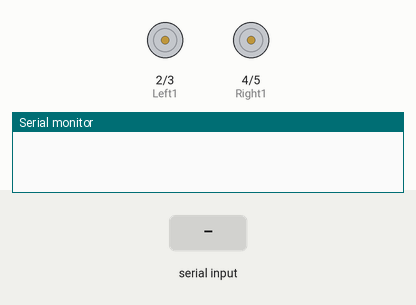
Recording of a sketch running on a simulated Arduino Uno, built with avr-gcc and run on an emulated ATmega328P. Parts: motor-driver pin pairs drawn as motors (green arrow = first pin HIGH = forward, orange = second pin HIGH = backward, longer = more drive), the last lines printed to the serial monitor. The inputs (shaded band) are chosen by the test bench.

Above: at 1.2 s.
1.3 s: "2" received over Serial
At 2.5 s:
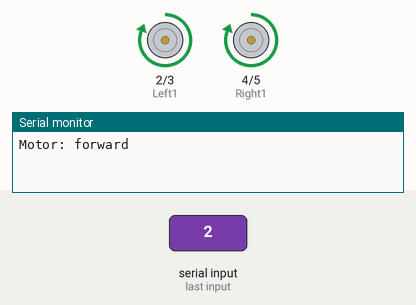
2.8 s: "8" received over Serial
At 3.7 s:
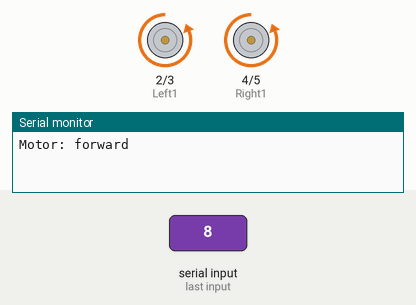
4.3 s: "6" received over Serial
At 4.8 s:
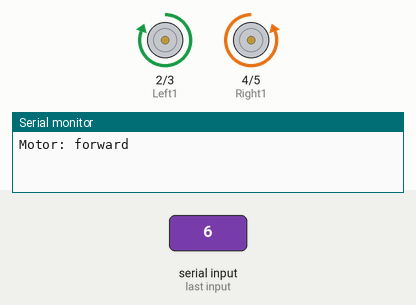
5.8 s: "4" received over Serial
At 7.0 s:
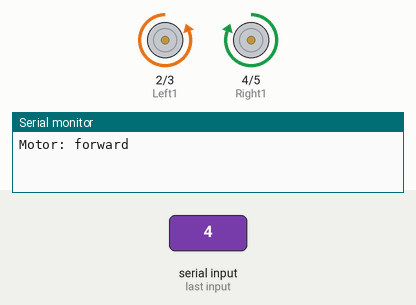
7.3 s: "5" received over Serial
At 8.3 s:
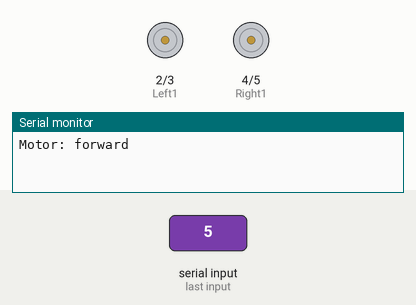
Timing chart, 0 to 9.8 s (numbered marks = the images above; inputs shaded):
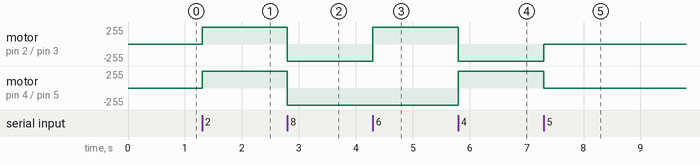

Measured:
- after the input at 1.3 s, motor on pin 2 (Left1) / pin 3 (Left2), motor on pin 4 (Right1) / pin 5 (Right2): stopped → forward 255/255 at once
- after the input at 2.8 s, motor on pin 2 (Left1) / pin 3 (Left2), motor on pin 4 (Right1) / pin 5 (Right2): forward 255/255 → backward 255/255 at once
- after the input at 4.3 s, motor on pin 2 (Left1) / pin 3 (Left2): backward 255/255 → forward 255/255 at once
- after the input at 5.8 s, motor on pin 2 (Left1) / pin 3 (Left2): forward 255/255 → backward 255/255 at once; motor on pin 4 (Right1) / pin 5 (Right2): backward 255/255 → forward 255/255 at once
- after the input at 7.3 s, motor on pin 2 (Left1) / pin 3 (Left2): backward 255/255 → stopped at once; motor on pin 4 (Right1) / pin 5 (Right2): forward 255/255 → stopped at once

The sketch:

ujijkiuukol8p_liuuk8olokyk87o.ino
```cpp
 int Left1 = 2;
 int Left2 = 3;

 int Right1 = 4;
 int Right2 = 5;

/* int backLeft1 = 6;
 int backLeft2 = 7;

 int backRight1 = 8;
 int backRight2 = 9;*/


// Lifter

 int leftSide1 = 6;
 int leftSide2 = 7;

 int rightSide1 = 8;
 int rightSide2 = 9;


int command;
int flag;

void setup()
{
	Serial.begin(9600);
	pinMode( Left1, OUTPUT);
	pinMode( Left2, OUTPUT);
	pinMode( Right1, OUTPUT);
	pinMode( Right2, OUTPUT);
	/*pinMode( backLeft1, OUTPUT);
	pinMode( backLeft2, OUTPUT);
	pinMode( backRight1, OUTPUT);
	pinMode( backRight2, OUTPUT);
	pinMode( leftSide1, OUTPUT);
	pinMode( leftSide2, OUTPUT);
	pinMode( rightSide1, OUTPUT);
	pinMode( rightSide2, OUTPUT);*/

}

void goForward()
{
	digitalWrite(Left1, HIGH);
	digitalWrite(Left2, LOW);
	digitalWrite(Right1, HIGH);
	digitalWrite(Right2, LOW);
	/*digitalWrite(backLeft1, HIGH);
	digitalWrite(backLeft2, LOW);
	digitalWrite(backRight1, HIGH);
	digitalWrite(backRight2, LOW);*/
}

void goBackward()
{
	digitalWrite(Left1, LOW);
	digitalWrite(Left2, HIGH);
	digitalWrite(Right1, LOW);
	digitalWrite(Right2, HIGH);
	/*digitalWrite(backLeft1, LOW);
	digitalWrite(backLeft2, HIGH);
	digitalWrite(backRight1, LOW);
	digitalWrite(backRight2, HIGH);*/
}

/*void goLeft()
{
	digitalWrite(frontLeft1, LOW);
	digitalWrite(frontLeft2, LOW);
	digitalWrite(frontRight1, HIGH);
	digitalWrite(frontRight2, LOW);
	digitalWrite(backLeft1, LOW);
	digitalWrite(backLeft2, LOW);
	digitalWrite(backRight1, HIGH);
	digitalWrite(backRight2, LOW);
}

void goRight()
{
	digitalWrite(frontLeft1, HIGH);
	digitalWrite(frontLeft2, LOW);
	digitalWrite(frontRight1, LOW);
	digitalWrite(frontRight2, LOW);
	digitalWrite(backLeft1, HIGH);
	digitalWrite(backLeft2, LOW);
	digitalWrite(backRight1, LOW);
	digitalWrite(backRight2, LOW);


}
*/
void cturn360()
{
	digitalWrite(Left1, HIGH);
	digitalWrite(Left2, LOW);
	digitalWrite(Right1, LOW);
	digitalWrite(Right2, HIGH);
	/*digitalWrite(backLeft1, HIGH);
	digitalWrite(backLeft2, LOW);
	digitalWrite(backRight1, LOW);
	digitalWrite(backRight2, HIGH);*/

}
void ccwturn360()
{
	digitalWrite(Left1, LOW);
	digitalWrite(Left2, HIGH);
	digitalWrite(Right1, HIGH);
	digitalWrite(Right2, LOW);
	/*digitalWrite(backLeft1, HIGH);
	digitalWrite(backLeft2, LOW);
	digitalWrite(backRight1, LOW);
	digitalWrite(backRight2, HIGH);*/

}
void stopall()
{

	digitalWrite(Left1, LOW);
	digitalWrite(Left2, LOW);
	digitalWrite(Right1, LOW);
	digitalWrite(Right2, LOW);
digitalWrite(leftSide1, LOW);
digitalWrite(leftSide2, LOW);
digitalWrite(rightSide1, LOW);
digitalWrite(rightSide2,LOW);

	/*digitalWrite(backLeft1, LOW);
	digitalWrite(backLeft2, LOW);
	digitalWrite(backRight1, LOW);
	digitalWrite(backRight2, LOW);*/


}


//Write lifter motor codes here
void liftUp()
{
 digitalWrite(leftSide1, LOW);
digitalWrite(leftSide2, HIGH);
digitalWrite(rightSide1, HIGH);
digitalWrite(rightSide2,LOW);
}
void liftDown()
{
 digitalWrite(leftSide1, HIGH);
digitalWrite(leftSide2, LOW);
digitalWrite(rightSide1, LOW);
digitalWrite(rightSide2, HIGH);
}


void loop()
{
	if (Serial.available()>0)

{
		command = Serial.read();


		if(command=='2')
                  {
                     goForward();
                  if(flag == 0){
          Serial.println("Motor: forward");
          flag=1;
                 }
                }


	else if(command=='8')
                  {
                     goBackward();
                  if(flag == 0){
          Serial.println("Motor: Backward");
          flag=1;
                 }
		}


	else if(command=='6')
                  {
                     cturn360();
                  if(flag == 0){
          Serial.println("Motor: right");
          flag=1;
                 }
		}


	else if(command=='4')
                  {
                     ccwturn360();
                  if(flag == 0){
          Serial.println("Motor: left");
          flag=1;
                 }
		}

else if(command=='5')
                  {
                     stopall();
                  if(flag == 0){
          Serial.println("Motor: stop");
         flag=1;
                 }
		}


	else if(command=='3')
                  {
                     liftUp();
                  if(flag == 0){
          Serial.println("Motor: liftup");
         flag=1;
                 }
		}
else if(command=='1')
                  {
                     liftDown();
                  if(flag == 0){
          Serial.println("Motor: liftdown");
         flag=1;
                 }
		}


}}
```
